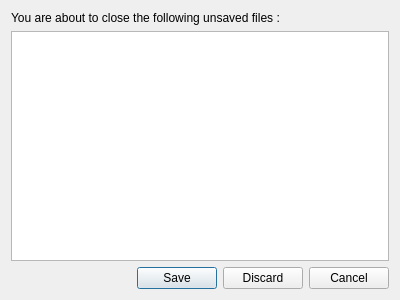
<?xml version="1.0" encoding="UTF-8"?>
<ui version="4.0">
 <class>UnsavedChangesDialog</class>
 <widget class="QDialog" name="UnsavedChangesDialog">
  <property name="geometry">
   <rect>
    <x>0</x>
    <y>0</y>
    <width>400</width>
    <height>300</height>
   </rect>
  </property>
  <property name="windowTitle">
   <string>Dialog</string>
  </property>
  <layout class="QVBoxLayout" name="verticalLayout">
   <item>
    <widget class="QLabel" name="label">
     <property name="text">
      <string>You are about to close the following unsaved files :</string>
     </property>
     <property name="wordWrap">
      <bool>true</bool>
     </property>
    </widget>
   </item>
   <item>
    <widget class="QTableWidget" name="fileList">
     <property name="editTriggers">
      <set>QAbstractItemView::NoEditTriggers</set>
     </property>
     <property name="showDropIndicator" stdset="0">
      <bool>false</bool>
     </property>
     <property name="alternatingRowColors">
      <bool>false</bool>
     </property>
     <property name="selectionBehavior">
      <enum>QAbstractItemView::SelectRows</enum>
     </property>
     <property name="textElideMode">
      <enum>Qt::ElideLeft</enum>
     </property>
     <property name="showGrid">
      <bool>false</bool>
     </property>
     <property name="gridStyle">
      <enum>Qt::NoPen</enum>
     </property>
     <property name="sortingEnabled">
      <bool>true</bool>
     </property>
     <property name="wordWrap">
      <bool>false</bool>
     </property>
     <property name="cornerButtonEnabled">
      <bool>false</bool>
     </property>
     <property name="columnCount">
      <number>2</number>
     </property>
     <attribute name="horizontalHeaderVisible">
      <bool>false</bool>
     </attribute>
     <attribute name="verticalHeaderVisible">
      <bool>false</bool>
     </attribute>
     <column/>
     <column/>
    </widget>
   </item>
   <item>
    <widget class="QDialogButtonBox" name="buttonBox">
     <property name="orientation">
      <enum>Qt::Horizontal</enum>
     </property>
     <property name="standardButtons">
      <set>QDialogButtonBox::Cancel|QDialogButtonBox::Discard|QDialogButtonBox::Save</set>
     </property>
    </widget>
   </item>
  </layout>
 </widget>
 <resources/>
 <connections/>
</ui>
